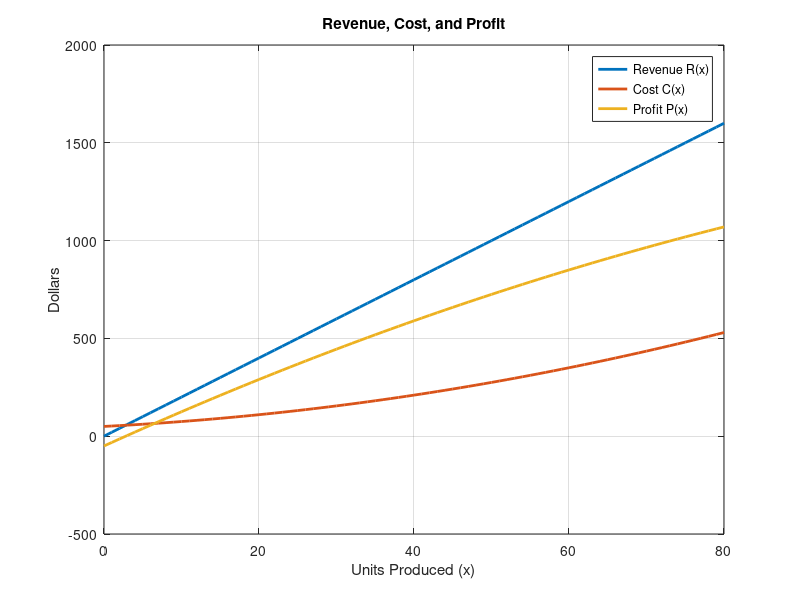

Source code (MATLAB):
clear;
clc;
close all;

%% Step 1: Define parameters

% Label: price per unit
p = 20;

% Label: cost parameters
a = 0.05;
b = 2;
c = 50;

%% Step 2: Define production values

x = 0:1:80;

% Label: Revenue function R(x) = p*x
R = p .* x;

% Label: Cost function C(x) = a*x^2 + b*x + c
C = a .* x.^2 + b .* x + c;

% Label: Profit function P(x) = R(x) - C(x)
P = R - C;

%% Step 3: Plot all three

figure;
plot(x, R, 'LineWidth', 2);
hold on;
plot(x, C, 'LineWidth', 2);
plot(x, P, 'LineWidth', 2);
grid on;

xlabel('Units Produced (x)');
ylabel('Dollars');
title('Revenue, Cost, and Profit');

legend('Revenue R(x)', 'Cost C(x)', 'Profit P(x)');

%% Step 4: Find maximum profit

[maxProfit, indexMax] = max(P);
xMaxProfit = x(indexMax);

%% Step 5: Find break-even points (P(x) ≈ 0)

tolerance = 1; % allows approximate zero
breakEvenIndices = find(abs(P) < tolerance);
breakEvenPoints = x(breakEvenIndices);

%% Display results

disp("Maximum profit:");
disp(maxProfit);

disp("Production level for max profit:");
disp(xMaxProfit);

disp("Break-even production levels (approx):");
disp(breakEvenPoints);

%% Interpretation

disp("Interpretation:");
disp("Profit is maximized at the production level where P(x) is highest.");
disp("Break-even points occur where revenue equals cost.");
disp("Producing too little or too much can reduce profit.");

%[appendix]{"version":"1.0"}
%---
%[metadata:view]
%   data: {"layout":"onright"}
%---
